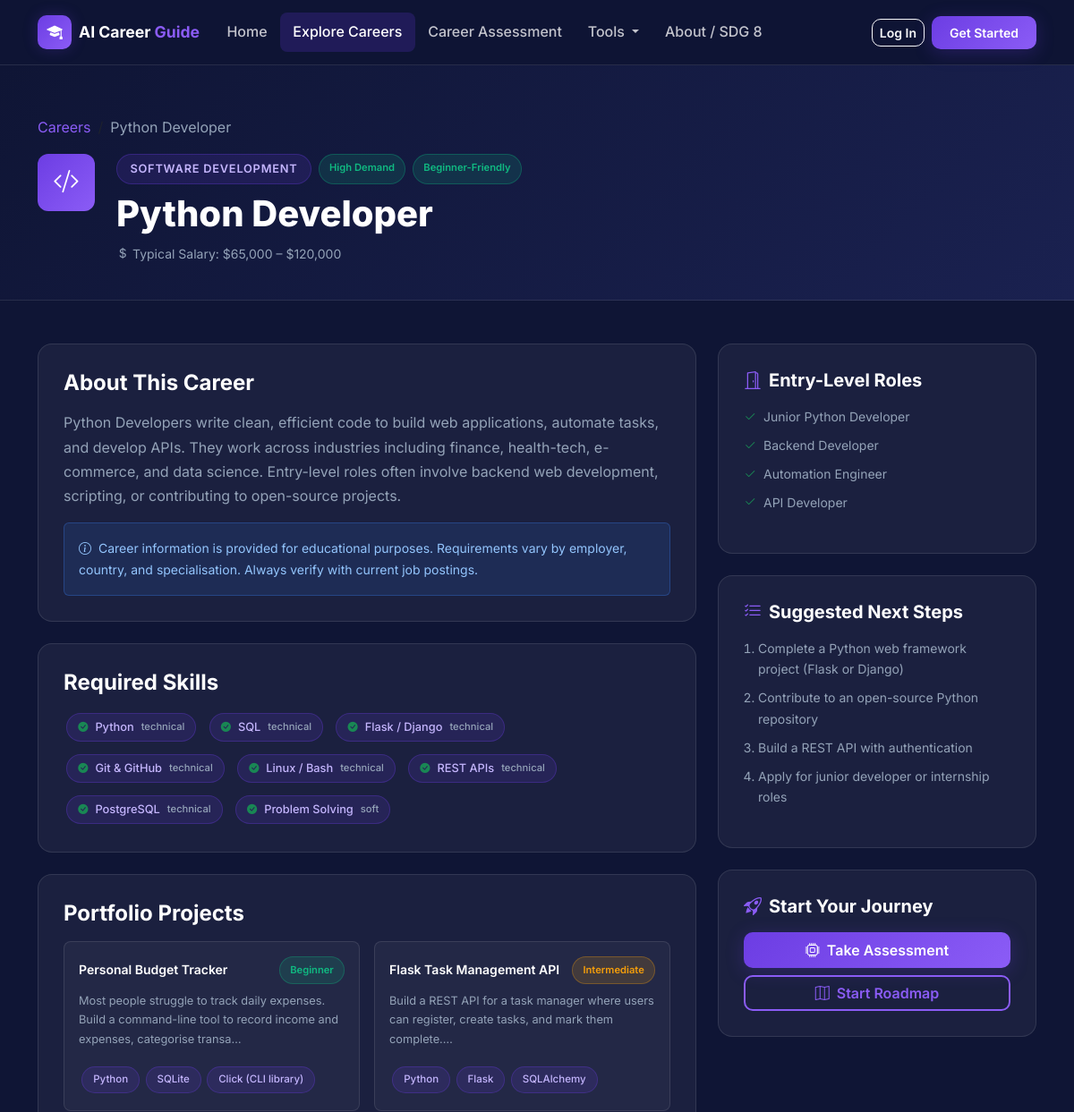
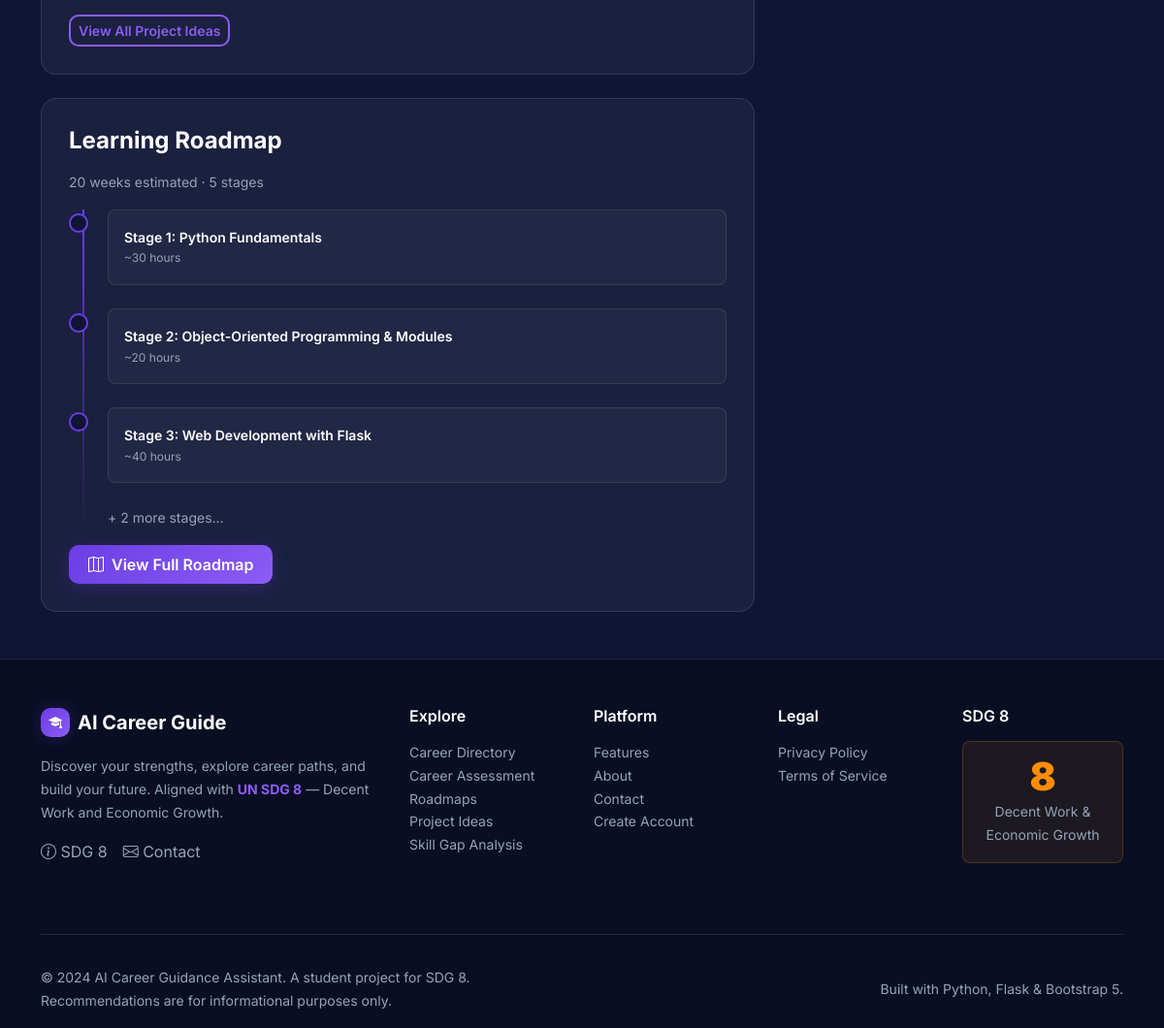
The page /careers/python-developer on the database its author committed (2 pictures, top to bottom).
### app/models.py (models this page shows, shortened)
class Career(db.Model):
    __tablename__ = "career"
    id = db.Column(db.Integer, primary_key=True)
    slug = db.Column(db.String(100), unique=True, nullable=False, index=True)
    title = db.Column(db.String(150), nullable=False)
    category = db.Column(db.String(100), nullable=False)
    description = db.Column(db.Text, nullable=False)
    short_description = db.Column(db.String(300))
    education_level = db.Column(db.String(80))
    avg_salary = db.Column(db.String(80))
    demand_level = db.Column(db.String(50))  # High / Medium / Low
    is_beginner_friendly = db.Column(db.Boolean, default=False)
    icon = db.Column(db.String(80))  # Bootstrap icon class
    entry_roles = db.Column(db.Text)   # JSON string list
    next_steps = db.Column(db.Text)    # JSON string list
    created_at = db.Column(db.DateTime, default=datetime.utcnow)
    skills = db.relationship("Skill", secondary=career_skill, backref="careers")
    roadmap = db.relationship("Roadmap", back_populates="career", uselist=False, cascade="all, delete-orphan")
    projects = db.relationship("Project", back_populates="career", cascade="all, delete-orphan")
    recommendations = db.relationship("Recommendation", back_populates="career", cascade="all, delete-orphan")

class Skill(db.Model):
    __tablename__ = "skill"
    id = db.Column(db.Integer, primary_key=True)
    name = db.Column(db.String(100), unique=True, nullable=False)
    category = db.Column(db.String(80))  # technical / soft
    description = db.Column(db.String(300))

class Project(db.Model):
    __tablename__ = "project"
    id = db.Column(db.Integer, primary_key=True)
    career_id = db.Column(db.Integer, db.ForeignKey("career.id"), nullable=False)
    title = db.Column(db.String(200), nullable=False)
    problem_statement = db.Column(db.Text)
    difficulty = db.Column(db.String(50))  # Beginner / Intermediate / Advanced
    technologies = db.Column(db.Text)      # JSON list
    core_features = db.Column(db.Text)     # JSON list
    milestones = db.Column(db.Text)        # JSON list
    learning_outcomes = db.Column(db.Text) # JSON list
    advanced_features = db.Column(db.Text) # JSON list
    career = db.relationship("Career", back_populates="projects")

class Roadmap(db.Model):
    __tablename__ = "roadmap"
    id = db.Column(db.Integer, primary_key=True)
    career_id = db.Column(db.Integer, db.ForeignKey("career.id"), nullable=False)
    title = db.Column(db.String(200))
    description = db.Column(db.Text)
    estimated_weeks = db.Column(db.Integer)
    created_at = db.Column(db.DateTime, default=datetime.utcnow)
    career = db.relationship("Career", back_populates="roadmap")
    stages = db.relationship("RoadmapStage", back_populates="roadmap", order_by="RoadmapStage.order", cascade="all, delete-orphan")
    user_progresses = db.relationship("UserRoadmapProgress", back_populates="roadmap", cascade="all, delete-orphan")

class RoadmapStage(db.Model):
    __tablename__ = "roadmap_stage"
    id = db.Column(db.Integer, primary_key=True)
    roadmap_id = db.Column(db.Integer, db.ForeignKey("roadmap.id"), nullable=False)
    order = db.Column(db.Integer, nullable=False)
    title = db.Column(db.String(200), nullable=False)
    description = db.Column(db.Text)
    topics = db.Column(db.Text)       # JSON list
    resources = db.Column(db.Text)    # JSON list of {title, url, type}
    exercises = db.Column(db.Text)    # JSON list
    estimated_hours = db.Column(db.Integer)
    roadmap = db.relationship("Roadmap", back_populates="stages")
    progress_entries = db.relationship("UserRoadmapProgress", back_populates="stage", cascade="all, delete-orphan")

### app/careers/routes.py (the view)
@bp.route("/<slug>")
def detail(slug):
    career = Career.query.filter_by(slug=slug).first_or_404()
    is_saved = False
    from flask_login import current_user
    if current_user.is_authenticated:
        is_saved = career in current_user.saved_careers
    return render_template("careers/detail.html", career=career, is_saved=is_saved)

### app/template_filters.py (called while the page is built)
def register_filters(app):
    @app.template_filter("from_json")
    def from_json_filter(value):
        if not value:
            return []
        try:
            return _json.loads(value)
        except (ValueError, TypeError):
            return []
    @app.template_global("enumerate")
    def jinja_enumerate(iterable, start=0):
        return enumerate(iterable, start=start)

### app/templates/careers/detail.html (shortened to what this page needs)
{% extends "base.html" %}
{% block content %}
<div class="page-header">
  <div class="container">
    <nav aria-label="breadcrumb">
      <ol class="breadcrumb small">
        <li class="breadcrumb-item"><a href="{{ url_for('careers.explore') }}" class="text-accent">Careers</a></li>
        <li class="breadcrumb-item active text-muted">{{ career.title }}</li>
      </ol>
    </nav>
    <div class="d-flex align-items-start gap-4 mt-3">
      <div class="career-card-icon" style="width:64px;height:64px;font-size:1.8rem;flex-shrink:0;">
        <i class="bi {{ career.icon or 'bi-briefcase' }}"></i>
      </div>
      <div class="flex-grow-1">
        <div class="d-flex flex-wrap gap-2 mb-2">
          <span class="section-badge mb-0">{{ career.category }}</span>
          <span class="badge-demand badge-{{ career.demand_level | lower }}">{{ career.demand_level }} Demand</span>
          {% if career.is_beginner_friendly %}
          <span class="badge-demand badge-high">Beginner-Friendly</span>
          {% endif %}
        </div>
        <h1 class="section-title">{{ career.title }}</h1>
        {% if career.avg_salary %}
        <div class="text-muted small mt-1"><i class="bi bi-currency-dollar me-1"></i>Typical Salary: {{ career.avg_salary }}</div>
        {% endif %}
      </div>
    </div>
  </div>
</div>
<div class="container py-5">
  <div class="row g-4">
    <div class="col-lg-8">
      <div class="glass-card mb-4">
        <h4 class="fw-bold mb-3">About This Career</h4>
        <p class="text-muted">{{ career.description }}</p>
        <div class="alert alert-info mt-3 mb-0 small">
          <i class="bi bi-info-circle me-1"></i>
          Career information is provided for educational purposes. Requirements vary by employer, country, and specialisation.
          Always verify with current job postings.
        </div>
      </div>
      <div class="glass-card mb-4">
        <h4 class="fw-bold mb-3">Required Skills</h4>
        <div class="row g-2">
          {% for skill in career.skills %}
          <div class="col-auto">
            <div class="skill-tag d-flex align-items-center gap-2">
              <i class="bi bi-check-circle-fill text-success small"></i>
              {{ skill.name }}
              <span class="text-muted" style="font-size:.7rem;">{{ skill.category }}</span>
            </div>
          </div>
          {% endfor %}
        </div>
      </div>
      {% if career.projects %}
      <div class="glass-card mb-4">
        <h4 class="fw-bold mb-3">Portfolio Projects</h4>
        <div class="row g-3">
          {% for project in career.projects %}
          <div class="col-md-6">
            <div class="p-3 rounded-3" style="background:rgba(255,255,255,.04);border:1px solid var(--border);">
              <div class="d-flex justify-content-between align-items-center mb-2">
                <span class="fw-semibold small">{{ project.title }}</span>
                <span class="badge-demand badge-{{ 'high' if project.difficulty == 'Beginner' else ('medium' if project.difficulty == 'Intermediate' else 'low') }} small">
                  {{ project.difficulty }}
                </span>
              </div>
              <p class="text-muted" style="font-size:.8rem;">{{ project.problem_statement[:120] }}…</p>
              {% if project.technologies %}
              {% set techs = project.technologies | from_json %}
              <div>
                {% for t in techs[:3] %}<span class="skill-tag" style="font-size:.72rem;">{{ t }}</span>{% endfor %}
              </div>
              {% endif %}
            </div>
          </div>
          {% endfor %}
        </div>
        <a href="{{ url_for('main.projects') }}" class="btn btn-outline-accent btn-sm mt-3">
          View All Project Ideas
        </a>
      </div>
      {% endif %}
      {% if career.roadmap %}
      <div class="glass-card">
        <h4 class="fw-bold mb-3">Learning Roadmap</h4>
        <p class="text-muted small mb-3">{{ career.roadmap.estimated_weeks }} weeks estimated · {{ career.roadmap.stages|length }} stages</p>
        <div class="roadmap-timeline">
          {% for stage in career.roadmap.stages[:3] %}
          <div class="roadmap-step">
            <div class="roadmap-step-dot"></div>
            <div class="p-3 rounded-3" style="background:rgba(255,255,255,.03);border:1px solid var(--border);">
              <div class="fw-semibold small">Stage {{ stage.order }}: {{ stage.title }}</div>
              {% if stage.estimated_hours %}
              <div class="text-muted" style="font-size:.75rem;">~{{ stage.estimated_hours }} hours</div>
              {% endif %}
            </div>
          </div>
          {% endfor %}
          {% if career.roadmap.stages|length > 3 %}
          <div class="small text-muted">+ {{ career.roadmap.stages|length - 3 }} more stages…</div>
          {% endif %}
        </div>
        <a href="{{ url_for('roadmaps.view', career_slug=career.slug) }}" class="btn btn-accent mt-3">
          <i class="bi bi-map me-2"></i>View Full Roadmap
        </a>
      </div>
      {% endif %}
    </div>
    <div class="col-lg-4">
      {% if career.entry_roles %}
      {% set roles = career.entry_roles | from_json %}
      <div class="glass-card mb-4">
        <h5 class="fw-bold mb-3"><i class="bi bi-door-open text-accent me-2"></i>Entry-Level Roles</h5>
        <ul class="list-unstyled d-flex flex-column gap-2">
          {% for role in roles %}
          <li class="d-flex gap-2 text-muted small">
            <i class="bi bi-check2 text-success flex-shrink-0"></i>{{ role }}
          </li>
          {% endfor %}
        </ul>
      </div>
      {% endif %}
      {% if career.next_steps %}
      {% set steps = career.next_steps | from_json %}
      <div class="glass-card mb-4">
        <h5 class="fw-bold mb-3"><i class="bi bi-list-check text-accent me-2"></i>Suggested Next Steps</h5>
        <ol class="small text-muted ps-3">
          {% for step in steps %}
          <li class="mb-2">{{ step }}</li>
          {% endfor %}
        </ol>
      </div>
      {% endif %}
      <div class="glass-card">
        <h5 class="fw-bold mb-3"><i class="bi bi-rocket-takeoff text-accent me-2"></i>Start Your Journey</h5>
        <div class="d-flex flex-column gap-2">
          <a href="{{ url_for('assessments.index') }}" class="btn btn-accent">
            <i class="bi bi-cpu me-2"></i>Take Assessment
          </a>
          {% if career.roadmap %}
          <a href="{{ url_for('roadmaps.view', career_slug=career.slug) }}" class="btn btn-outline-accent">
            <i class="bi bi-map me-2"></i>Start Roadmap
          </a>
          {% endif %}
        </div>
      </div>
    </div>
  </div>
</div>
{% endblock %}

### app/static/css/main.css (style rules this page uses)
:root { --navy: #0f1535; --navy-light: #1a2150; --navy-card: #151c3d; --violet: #6c3de3; --violet-light: #8b5cf6; --violet-dark: #4c1d95; --accent: #7c3aed; --accent-glow:rgba(108,61,227,0.25); --white: #ffffff; --off-white: #f8f9ff; --text-muted: #94a3b8; --border: rgba(255,255,255,0.1); --card-bg: rgba(255,255,255,0.05); --success: #10b981; --warning: #f59e0b; --danger: #ef4444; --gradient-hero: linear-gradient(135deg, #0f1535 0%, #1a0a3d 50%, #0f1535 100%); --gradient-card: linear-gradient(135deg, rgba(108,61,227,0.15) 0%, rgba(139,92,246,0.05) 100%); }
*, *::before, *::after { box-sizing: border-box; }
html { scroll-behavior: smooth; }
body { font-family: 'Inter', -apple-system, BlinkMacSystemFont, 'Segoe UI', sans-serif; background: var(--navy); color: var(--white); line-height: 1.7; min-height: 100vh; display: flex; flex-direction: column; }
a { text-decoration: none; transition: color .2s; }
h1,h2,h3,h4,h5,h6 { font-weight: 700; line-height: 1.25; }
.text-accent { color: var(--violet-light) !important; }
.text-muted { color: var(--text-muted) !important; }
.btn-accent { background: linear-gradient(135deg, var(--violet) 0%, var(--violet-light) 100%); color: var(--white); border: none; font-weight: 600; border-radius: 10px; padding: .5rem 1.25rem; transition: opacity .2s, transform .15s, box-shadow .2s; box-shadow: 0 4px 20px var(--accent-glow); }
.btn-outline-accent { border: 2px solid var(--violet-light); color: var(--violet-light); background: transparent; border-radius: 10px; font-weight: 600; transition: all .2s; }
.section-badge { display: inline-block; background: rgba(108,61,227,.15); color: #c4b5fd; border: 1px solid rgba(108,61,227,.3); padding: .3rem .9rem; border-radius: 50px; font-size: .8rem; font-weight: 600; text-transform: uppercase; letter-spacing: .06em; margin-bottom: .75rem; }
.section-title { font-size: clamp(1.6rem, 3.5vw, 2.5rem); font-weight: 800; }
.glass-card { background: var(--card-bg); border: 1px solid var(--border); border-radius: 16px; padding: 1.75rem; transition: transform .25s, box-shadow .25s, border-color .25s; }
.career-card-icon { width: 48px; height: 48px; background: linear-gradient(135deg, var(--violet) 0%, var(--violet-light) 100%); border-radius: 12px; display: flex; align-items: center; justify-content: center; font-size: 1.3rem; color: white; margin-bottom: 1rem; }
.badge-demand { font-size: .7rem; font-weight: 600; padding: .3rem .7rem; border-radius: 50px; }
.badge-high { background: rgba(16,185,129,.15); color: #10b981; border: 1px solid rgba(16,185,129,.3); }
.badge-medium { background: rgba(245,158,11,.15); color: #f59e0b; border: 1px solid rgba(245,158,11,.3); }
.roadmap-timeline { position: relative; padding-left: 2.5rem; }
.roadmap-timeline::before { content: ''; position: absolute; left: .9rem; top: 0; bottom: 0; width: 2px; background: linear-gradient(to bottom, var(--violet), transparent); }
.roadmap-step { position: relative; margin-bottom: 1.5rem; }
.roadmap-step-dot { position: absolute; left: -2.5rem; top: .3rem; width: 20px; height: 20px; border-radius: 50%; border: 2px solid var(--violet); background: var(--navy); display: flex; align-items: center; justify-content: center; transition: background .3s; }
.skill-tag { display: inline-block; background: rgba(108,61,227,.15); border: 1px solid rgba(108,61,227,.3); color: #c4b5fd; padding: .25rem .75rem; border-radius: 50px; font-size: .8rem; font-weight: 500; margin: .2rem; }
.alert-info { background: rgba(59,130,246,.12); border-color: rgba(59,130,246,.3); color: #93c5fd; }
.page-header { background: linear-gradient(135deg, var(--navy) 0%, var(--navy-light) 100%); padding: 3.5rem 0 2.5rem; border-bottom: 1px solid var(--border); }

### rows shown on the page
Career: title "Python Developer", category "SOFTWARE DEVELOPMENT", demand_level "High", avg_salary "$65,000 – $120,000", description "Python Developers write clean, efficient code to build web applications, automate tasks, and develop APIs. They work across industries including finance, health-tech, e-commerce, and data science. Entry-level roles often involve backend web development, scripting, or contributing to open-source projects."
Skill: name "Python", category "technical"
Skill: name "SQL", category "technical"
Skill: name "Flask / Django", category "technical"
Skill: name "Git & GitHub", category "technical"
Skill: name "Linux / Bash", category "technical"
Skill: name "REST APIs", category "technical"
Skill: name "PostgreSQL", category "technical"
Skill: name "Problem Solving", category "soft"
Project: title "Personal Budget Tracker", difficulty "Beginner", problem_statement "Most people struggle to track daily expenses. Build a command-line tool to record income and expenses, categorise transa", 3 "Python" "SQLite" "Click (CLI library)"
Project: title "Flask Task Management API", difficulty "Intermediate", problem_statement "Build a REST API for a task manager where users can register, create tasks, and mark them complete.", 3 "Python" "Flask" "SQLAlchemy"
Roadmap: roadmap.estimated_weeks "20"
RoadmapStage: order "1", title "Python Fundamentals", estimated_hours "30"
RoadmapStage: order "2", title "Object-Oriented Programming & Modules", estimated_hours "20"
RoadmapStage: order "3", title "Web Development with Flask", estimated_hours "40"

### other values the page prints
{{ career.roadmap.stages|length }} "5"
{{ career.roadmap.stages|length - 3 }} "2"
{{ role }} "Junior Python Developer" "Backend Developer" "Automation Engineer" "API Developer"
{{ step }} "Complete a Python web framework project (Flask or Django)" "Contribute to an open-source Python repository" "Build a REST API with authentication" "Apply for junior developer or internship roles"
{{ now.year if now else '2024' }} "2024"
